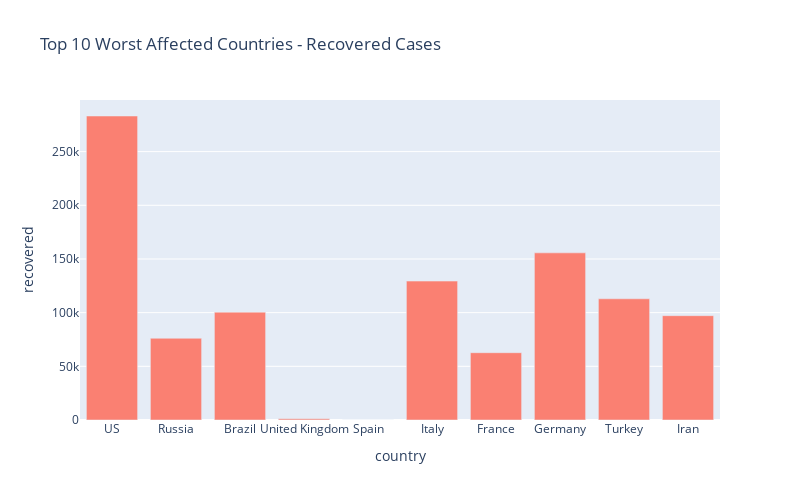

The notebook cell this image was saved under:
### Code cell
px.bar(
    sort_countries.head(10),
    x = "country",
    y = "recovered",
    title = "Top 10 Worst Affected Countries - Recovered Cases",
    color_discrete_sequence=['salmon'],
    height = 500, 
    width = 800
)

### Figure 1 — Plotly figure (JSON) as saved in the notebook; plotly's stock layout.template omitted (floating-point values rounded to 4 significant figures)
{"data": [{"alignmentgroup": "True", "hovertemplate": "country=%{x}<br>recovered=%{y}<extra></extra>", "legendgroup": "", "marker": {"color": "salmon"}, "name": "", "offsetgroup": "", "orientation": "v", "showlegend": false, "textposition": "auto", "type": "bar", "x": ["US", "Russia", "Brazil", "United Kingdom", "Spain", "Italy", "France", "Germany", "Turkey", "Iran"], "xaxis": "x", "y": [283178, 76130, 100459, 1094, 0, 129401, 62678, 155681, 112895, 97173], "yaxis": "y"}], "layout": {"barmode": "relative", "height": 500, "legend": {"tracegroupgap": 0}, "title": {"text": "Top 10 Worst Affected Countries - Recovered Cases"}, "width": 800, "xaxis": {"anchor": "y", "domain": [0, 1], "title": {"text": "country"}}, "yaxis": {"anchor": "x", "domain": [0, 1], "title": {"text": "recovered"}}}}
